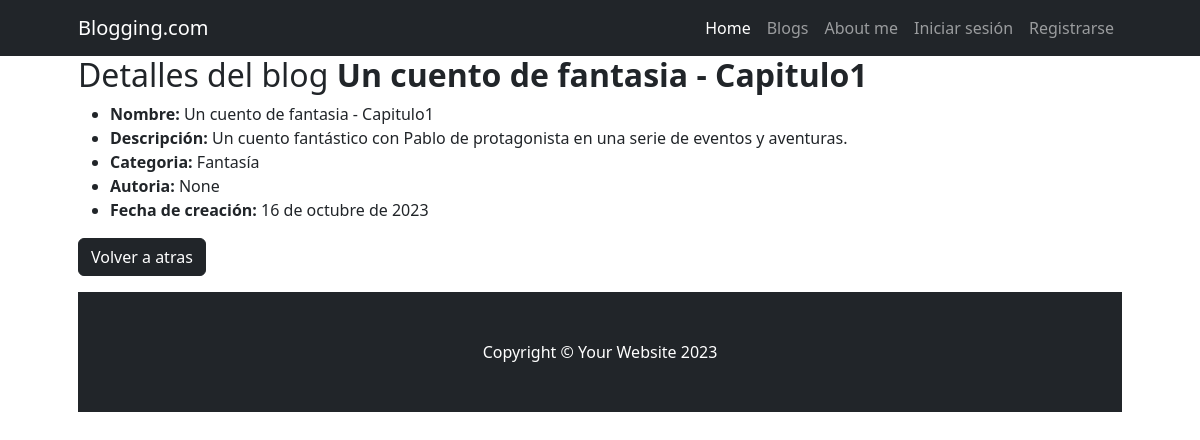
The app's page /blog/blog/detail/7, older data.
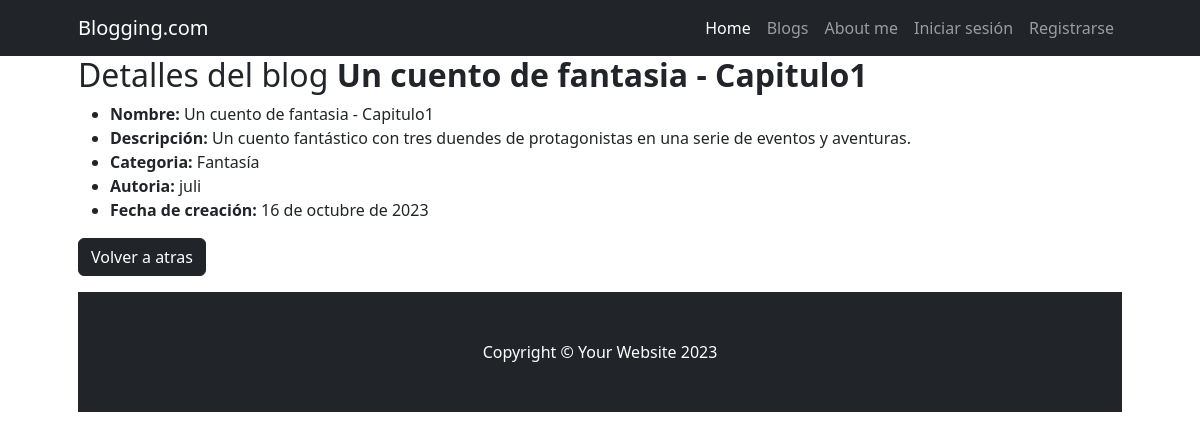
The same page, newer data.
### Blog/models.py (models this page shows, shortened)
class Blog(models.Model):
    categoria = models.ForeignKey(BlogCategoria, on_delete=models.SET_NULL, null=True, blank=True, verbose_name="categoría")
    titulo = models.CharField(max_length=100)
    descripcion_corta = models.CharField(max_length=200, null=True, blank=True, verbose_name="descripción corta")
    contenido = models.CharField(max_length=10000)
    usuario_origen_id = models.ForeignKey(User, on_delete=models.SET_NULL, null=True, blank=True, verbose_name="usuario")
    fecha_actualizacion = models.DateField(default=timezone.now, editable=False, verbose_name="fecha de actualización")
    class Meta:
        verbose_name = "blog"
        verbose_name_plural = "blogs"

class BlogCategoria(models.Model):
    nombre = models.CharField(max_length=50)
    descripcion = models.CharField(max_length=1000, null=True, blank=True, verbose_name="descripción")
    class Meta:
        verbose_name = "categoria de blogs"
        verbose_name_plural = "categorias de blogs"
    def __str__(self) -> str:
        return self.nombre

### Blog/views.py (the view)
# urls.py: path("blog/detail/<int:pk>", views.BlogDetail.as_view(), name="blog_detail"),
class BlogDetail(DetailView):
    model = models.Blog

### Blog/templates/blog/blog_detail.html
{% extends 'Blog/base.html' %}
{% block title %}
    <h2>Detalles del blog <strong>{{ object.titulo}}</strong> </h2>
{% endblock title %}
{% block blog %}
        <ul>
            <li><strong>Nombre:</strong> {{ object.titulo}}</li>
            <li><strong>Descripción:</strong> {{ object.descripcion_corta}} </li>
            <li><strong>Categoria:</strong> {{ object.categoria}} </li>
            <li><strong>Autoria:</strong> {{ object.usuario_origen_id}}</li>
            <li><strong>Fecha de creación:</strong> {{ object.fecha_actualizacion}}</li>
        </ul>
    <a href="{% url 'blog:blog_list' %}" class="btn btn-dark">Volver a atras</a>
{% endblock blog %}

### Blog/templates/blog/base.html
{% extends 'home/base.html' %}
{% block content %}
    {% block blog %}
    {% endblock blog %}
{% endblock content %}

### home/templates/home/base.html (shortened to what this page needs)
{% load static %}
<!DOCTYPE html>
<html lang="es">
    <head>
        <link href="{% static 'home/css/styles.css' %}" rel="stylesheet" />
    </head>
    <body>
        <nav>
            {% include 'home/navbar.html' %}
        </nav>
        <div class="container px-4 px-lg-5">
            {% block title %}
            {% endblock title %}
            {% block content %}
            {% endblock content %}
            {% include 'home/footer.html' %}
    </body>
</html>

### home/templates/home/navbar.html (shortened to what this page needs)
        <nav class="navbar navbar-expand-lg navbar-dark bg-dark">
            <div class="container px-5">
                <a class="navbar-brand" href="{% url 'home:index' %}">
                    Blogging.com</a>
                <div class="collapse navbar-collapse" id="navbarSupportedContent">
                    <ul class="navbar-nav ms-auto mb-2 mb-lg-0">
                        <li class="nav-item"><a class="nav-link active" aria-current="page" href="{% url 'home:index' %}">Home</a></li>
                        <li class="nav-item"><a class="nav-link" href="{% url 'blog:index' %}">Blogs</a></li>
                        <li class="nav-item"><a class="nav-link" href="{% url 'cliente:aboutme' %}">About me</a></li>
                        {% if user.is_authenticated %}
                            <li><a class="nav-link" href="{% url 'logout' %}">Cerrar sesión</a></li>
                            <li><a class="nav-link" href="{% url 'cliente:perfil_list' %}">@{{ user.username }}</a></li>
                        {% else %}
                            <li><a class="nav-link" href="{% url 'login' %}">Iniciar sesión</a></li>
                            <li><a class="nav-link" href="{% url 'cliente:registro' %}">Registrarse</a></li>
                        {% endif %}
                    </ul>
                </div>
            </div>
        </nav>

### home/templates/home/footer.html (shortened to what this page needs)
                <footer class="py-5 bg-dark">
                    <div class="container px-4 px-lg-5"><p class="m-0 text-center text-white">Copyright &copy; Your Website 2023</p></div>
                </footer>

Row changes from the older to the newer data that the page shows:
changed Blog "Un cuento de fantasia - Capitulo1": descripcion_corta "Un cuento fantástico con Pablo de protagonista en una serie de eventos y aventuras." → "Un cuento fantástico con tres duendes de protagonistas en una serie de eventos y aventuras."; usuario_origen_id "None" → "juli"
